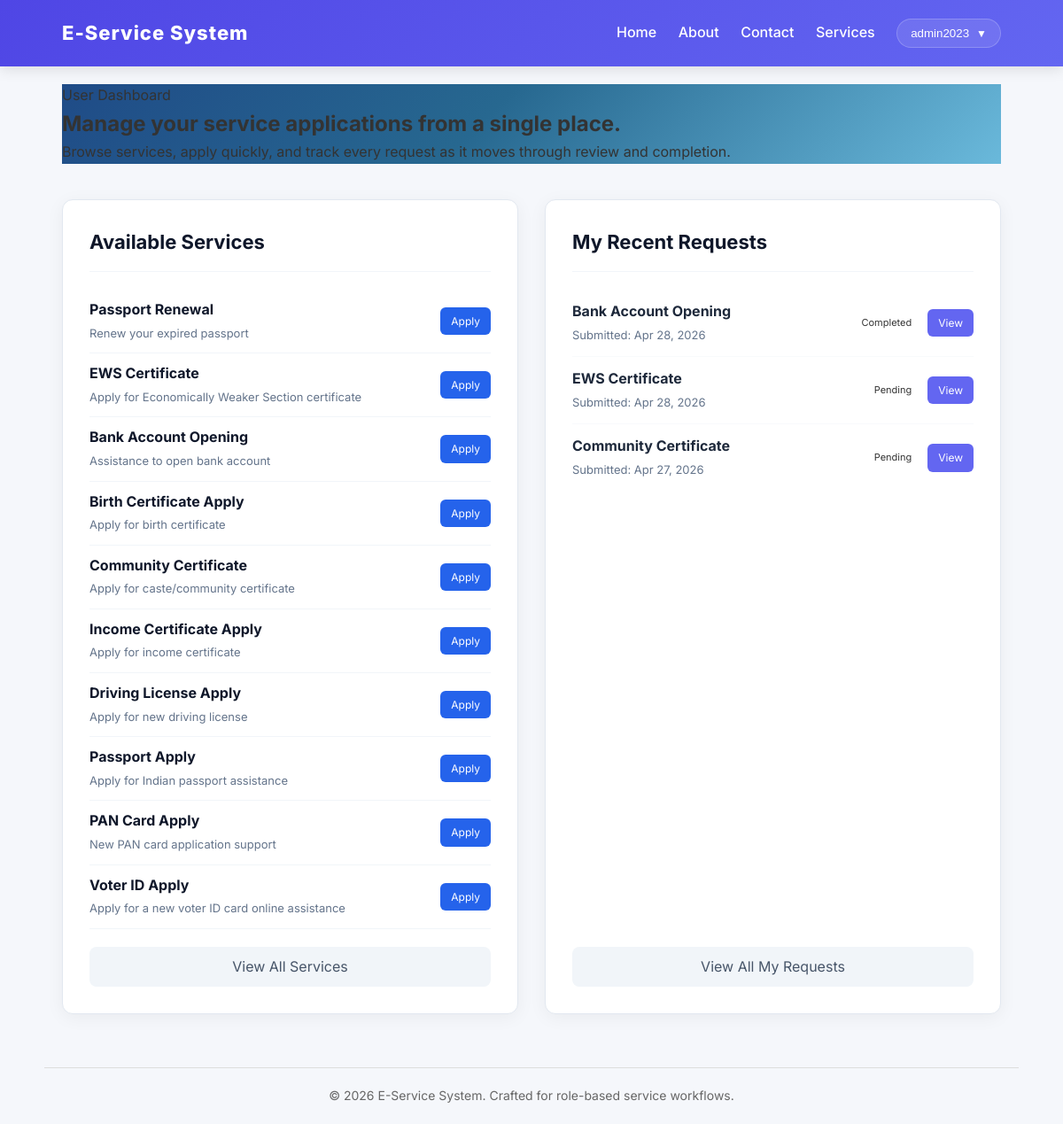
Screenshot of /user/dashboard/ (signed in) with the database file from the repository.
### services/models.py (models this page shows, shortened)
class User(AbstractUser):
    ROLE_CHOICES = [
        ('ADMIN', 'Admin'),
        ('AGENT1', 'Agent1'),
        ('AGENT2', 'Agent2'),
        ('USER', 'User'),
    ]
    role = models.CharField(max_length=10, choices=ROLE_CHOICES, default='USER')
    mobile = models.CharField(max_length=15, blank=True, null=True)

class Service(models.Model):
    name = models.CharField(max_length=100)
    description = models.TextField()
    charges = models.DecimalField(max_digits=10, decimal_places=2, default=0.00, help_text="Service charges amount")
    documents_required = models.TextField(blank=True, help_text="List of required documents")
    tutorial_link = models.URLField(blank=True, help_text="YouTube or tutorial video link")
    apply_link = models.URLField(blank=True, help_text="Link to apply for this service")
    page = models.ForeignKey('Page', on_delete=models.SET_NULL, null=True, blank=True, related_name='services', help_text="Assign to a specific page")
    created_at = models.DateTimeField(auto_now_add=True)

class ServiceRequest(models.Model):
    STATUS_CHOICES = [
        ('Pending', 'Pending'),
        ('Under Review', 'Under Review'),
        ('In Progress', 'In Progress'),
        ('Approved', 'Approved'),
        ('Rejected', 'Rejected'),
        ('Completed', 'Completed'),
    ]
    user = models.ForeignKey(User, on_delete=models.CASCADE)
    service = models.ForeignKey(Service, on_delete=models.CASCADE)
    full_name = models.CharField(max_length=100, blank=True)
    dob = models.DateField(null=True, blank=True)
    email = models.EmailField(blank=True)
    address = models.TextField(blank=True)
    mobile = models.CharField(max_length=15, blank=True)
    aadhaar_number = models.CharField(max_length=12, blank=True)
    photo = models.FileField(upload_to='requests/photos/', null=True, blank=True)
    aadhaar_card = models.FileField(upload_to='requests/aadhaar/', null=True, blank=True)
    pan_card = models.FileField(upload_to='requests/pan/', null=True, blank=True)
    signature = models.FileField(upload_to='requests/signatures/', null=True, blank=True)
    address_proof = models.FileField(upload_to='requests/address_proof/', null=True, blank=True)
    dynamic_documents = models.JSONField(default=dict, blank=True)
    description = models.TextField(blank=True)
    completed_file = models.FileField(upload_to='requests/completed/', null=True, blank=True)
    status = models.CharField(max_length=20, choices=STATUS_CHOICES, default='Pending')
    assigned_to = models.ForeignKey(User, on_delete=models.SET_NULL, null=True, blank=True, related_name='assigned_requests')
    created_at = models.DateTimeField(auto_now_add=True)
    remarks = models.TextField(blank=True)

### services/views.py (the view)
# urls.py: path('user/dashboard/', views.user_dashboard, name='user_dashboard'),
@login_required
@role_required(['USER'])
def user_dashboard(request):
    all_services = Service.objects.all().order_by('-id')
    my_requests = ServiceRequest.objects.filter(user=request.user).order_by('-created_at')
    return render(request, 'user-site/dashboard.html', {'services': all_services, 'my_requests': my_requests})

### services/context_processors.py (called while the page is built)
def admin_pages(request):
    if request.path.startswith('/adminsite/'):
        return {'pages': Page.objects.all()}
    return {'pages': []}

### services/views.py (called while the page is built, shortened)
def role_required(allowed_roles):
    def decorator(view_func):
        @wraps(view_func)
        def _wrapped_view(request, *args, **kwargs):
            if not request.user.is_authenticated:
                return redirect(reverse('login') + '?next=' + request.path)
            is_permitted = request.user.role in allowed_roles
            if 'ADMIN' in allowed_roles and (request.user.is_staff or request.user.is_superuser):
                is_permitted = True
            return view_func(request, *args, **kwargs)
        return _wrapped_view
    return decorator

### services/templates/user-site/dashboard.html (shortened to what this page needs)
{% extends 'user-base.html' %}
{% block content %}
<section class="hero" style="background: linear-gradient(135deg, #1f4b87 0%, #276890 45%, #6ab9db 100%);">
    <div class="hero-inner">
        <div>
            <span class="badge">User Dashboard</span>
            <h1>Manage your service applications from a single place.</h1>
            <p>Browse services, apply quickly, and track every request as it moves through review and completion.</p>
        </div>
    </div>
</section>
<div class="dashboard-grid">
    <div class="dashboard-card">
        <h3>Available Services</h3>
        <div style="flex-grow: 1;">
            {% if services %}
            <ul class="feature-list" style="list-style: none; padding: 0;">
                {% for service in services %}
                <li style="padding: 10px 0; border-bottom: 1px solid #f1f5f9; display: flex; justify-content: space-between; align-items: center;">
                    <div style="flex-grow: 1;">
                        <strong style="color: #0f172a;">{{ service.name }}</strong><br>
                        <span style="font-size: 13px; color: #64748b;">{{ service.description|truncatewords:10 }}</span>
                    </div>
                    <a class="btn btn-small" href="{% url 'apply_service' service.id %}" style="text-decoration: none; background: #2563eb; color: white; padding: 6px 12px; border-radius: 6px; font-size: 12px;">Apply</a>
                </li>
                {% endfor %}
            </ul>
            {% else %}
            <p style="color: #64748b; font-style: italic;">No services available yet.</p>
            {% endif %}
        </div>
        <a href="{% url 'services' %}" class="btn" style="text-decoration: none; margin-top: 20px; text-align: center; background: #f1f5f9; color: #475569;">View All Services</a>
    </div>
    <div class="dashboard-card">
        <h3>My Recent Requests</h3>
        <div style="flex-grow: 1;">
            {% if my_requests %}
            {% for request in my_requests %}
            <div class="request-item">
                <div class="request-info">
                    <strong>{{ request.service.name }}</strong><br>
                    <span>Submitted: {{ request.created_at|date:'M d, Y' }}</span>
                </div>
                <div style="display: flex; align-items: center; gap: 10px;">
                    <span class="status-pill status-{{ request.status|lower|slugify }}" style="font-size: 11px; padding: 4px 8px; border-radius: 20px;">{{ request.status }}</span>
                    <a href="{% url 'user_request_detail' request.id %}" class="btn btn-small" style="text-decoration: none; background: #6366f1; color: white; padding: 6px 12px; border-radius: 6px; font-size: 12px;">View</a>
                </div>
            </div>
            {% endfor %}
            {% else %}
            <p style="color: #64748b; font-style: italic;">You haven't submitted any requests yet.</p>
            {% endif %}
        </div>
        {% if my_requests %}
        <a href="{% url 'user_dashboard' %}" class="btn" style="text-decoration: none; margin-top: 20px; text-align: center; background: #f1f5f9; color: #475569;">View All My Requests</a>
        {% endif %}
    </div>
</div>
{% endblock %}

### services/templates/user-base.html (shortened to what this page needs)
{% load static %}
<!DOCTYPE html>
<html lang="en">
<head>
    <link rel="stylesheet" href="{% static './user-site/user-base.css' %}">
</head>
<body>
<header class="site-header">
    <nav class="page-shell site-nav">
        <div class="brand">E-Service System</div>
        <div class="nav-links">
            <a href="{% url 'index' %}">Home</a>
            <a href="{% url 'about' %}">About</a>
            <a href="{% url 'contact' %}">Contact</a>
            {% if user.is_authenticated %}
                <a href="{% url 'services' %}">Services</a>
                <div class="user-dropdown">
                    <button class="user-dropdown-btn">
                        {{ user.get_full_name|default:user.username }}
                        <span class="dropdown-arrow">▼</span>
                    </button>
                </div>
            {% else %}
                <a href="{% url 'login' %}">Login</a>
            {% endif %}
        </div>
    </nav>
</header>
<div class="page-shell">
    {% block content %}{% endblock %}
</div>
<footer class="footer page-shell">
    <p>© 2026 E-Service System. Crafted for role-based service workflows.</p>
</footer>
</body>
</html>

### services/static/user-site/user-base.css (style rules this page uses)
* { margin: 0; padding: 0; box-sizing: border-box; }
body { font-family: 'Inter', sans-serif; background: #f5f7fb; color: #333; line-height: 1.6; }
.page-shell { max-width: 1100px; margin: auto; padding: 20px; }
.site-header { background: linear-gradient(135deg, #4f46e5, #6366f1); box-shadow: 0 4px 15px rgba(0,0,0,0.1); position: sticky; top: 0; z-index: 1000; animation: slideDown 0.6s ease; }
.site-nav { display: flex; justify-content: space-between; align-items: center; }
.brand { font-size: 22px; font-weight: 800; color: #fff; letter-spacing: 1px; }
.nav-links a { margin-left: 20px; text-decoration: none; color: #fff; font-weight: 500; position: relative; transition: all 0.3s ease; }
.nav-links a::after { content: ""; position: absolute; width: 0%; height: 2px; left: 0; bottom: -4px; background: #fff; transition: width 0.3s ease; }
.page-shell { animation: fadePage 0.6s ease; }
.btn { display: inline-block; padding: 10px 18px; background: #4f46e5; color: #fff; border-radius: 8px; text-decoration: none; transition: all 0.3s ease; }
.footer { text-align: center; margin-top: 40px; padding: 20px; font-size: 14px; color: #666; border-top: 1px solid #ddd; animation: fadeIn 1s ease; }

### services/templates/user-base.html (style rules this page uses)
* { margin: 0; padding: 0; box-sizing: border-box; }
body { font-family: 'Inter', sans-serif; background: #f5f7fb; color: #333; line-height: 1.6; }
.page-shell { max-width: 1100px; margin: auto; padding: 20px; }
.site-header { background: linear-gradient(135deg, #4f46e5, #6366f1); box-shadow: 0 4px 15px rgba(0,0,0,0.1); position: sticky; top: 0; z-index: 1000; animation: slideDown 0.6s ease; }
.site-nav { display: flex; justify-content: space-between; align-items: center; }
.brand { font-size: 22px; font-weight: 800; color: #fff; letter-spacing: 1px; }
.nav-links a { margin-left: 20px; text-decoration: none; color: #fff; font-weight: 500; position: relative; transition: all 0.3s ease; }
.nav-links a::after { content: ""; position: absolute; width: 0%; height: 2px; left: 0; bottom: -4px; background: #fff; transition: width 0.3s ease; }
.user-dropdown { position: relative; display: inline-block; margin-left: 20px; }
.user-dropdown-btn { background: rgba(255, 255, 255, 0.1); border: 1px solid rgba(255, 255, 255, 0.2); color: #fff; padding: 8px 15px; border-radius: 20px; cursor: pointer; font-weight: 500; display: flex; align-items: center; gap: 8px; transition: all 0.3s ease; }
.dropdown-arrow { font-size: 12px; transition: transform 0.3s ease; }
.page-shell { animation: fadePage 0.6s ease; }
.btn { display: inline-block; padding: 10px 18px; background: #4f46e5; color: #fff; border-radius: 8px; text-decoration: none; transition: all 0.3s ease; }
.footer { text-align: center; margin-top: 40px; padding: 20px; font-size: 14px; color: #666; border-top: 1px solid #ddd; animation: fadeIn 1s ease; }

### services/templates/user-site/dashboard.html (style rules this page uses)
.dashboard-grid { display: grid; grid-template-columns: 1fr 1fr; gap: 30px; margin-top: 40px; }
.dashboard-card { background: white; padding: 30px; border-radius: 12px; box-shadow: 0 4px 20px rgba(0,0,0,0.05); border: 1px solid #e2e8f0; display: flex; flex-direction: column; }
.dashboard-card h3 { font-size: 22px; font-weight: 700; color: #0f172a; margin-bottom: 20px; padding-bottom: 15px; border-bottom: 1px solid #f1f5f9; }
.request-item { display: flex; justify-content: space-between; align-items: center; padding: 12px 0; border-bottom: 1px solid #f8fafc; }
.request-item:last-child { border-bottom: none; }
.request-info { flex-grow: 1; }
.request-info strong { color: #1e293b; }
.request-info span { font-size: 13px; color: #64748b; }

### rows the page displays
User: get_full_name "admin2023"
Service: name "Passport Renewal", description "Renew your expired passport"
Service: name "EWS Certificate", description "Apply for Economically Weaker Section certificate"
Service: name "Bank Account Opening", description "Assistance to open bank account"
Service: name "Birth Certificate Apply", description "Apply for birth certificate"
Service: name "Community Certificate", description "Apply for caste/community certificate"
Service: name "Income Certificate Apply", description "Apply for income certificate"
Service: name "Driving License Apply", description "Apply for new driving license"
Service: name "Passport Apply", description "Apply for Indian passport assistance"
Service: name "PAN Card Apply", description "New PAN card application support"
Service: name "Voter ID Apply", description "Apply for a new voter ID card online assistance"
ServiceRequest: service.name "Bank Account Opening", created_at "Apr 28, 2026", status "Completed"
ServiceRequest: service.name "EWS Certificate", created_at "Apr 28, 2026", status "Pending"
ServiceRequest: service.name "Community Certificate", created_at "Apr 27, 2026", status "Pending"
